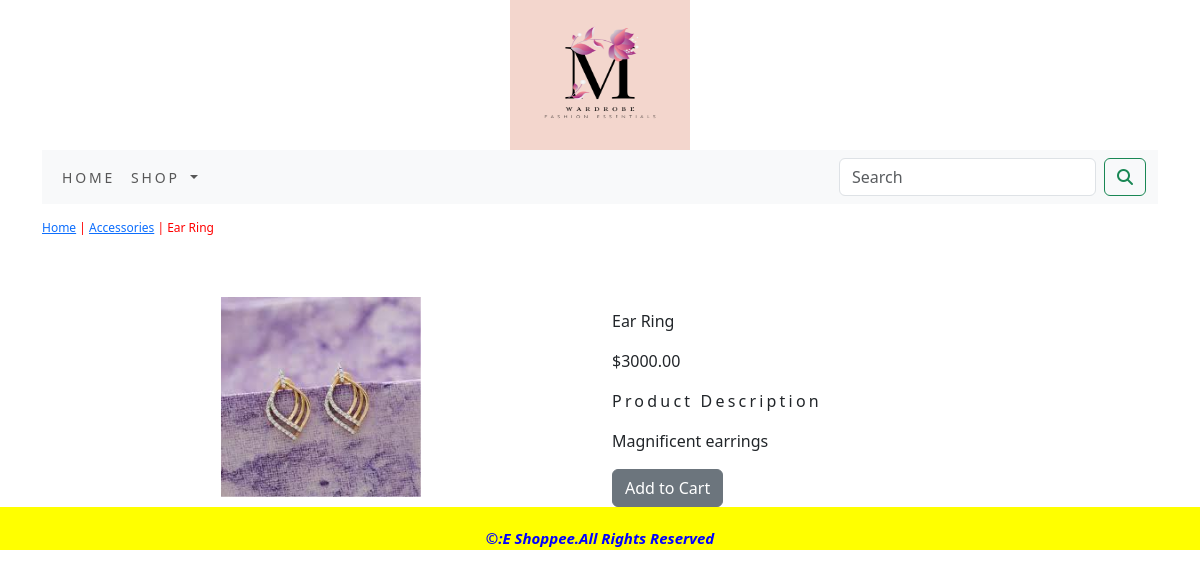
The page /shop/accessories/ear-ring/ on the database its author committed.
### shop/models.py (models this page shows, shortened)
class Product(models.Model):
    name = models.CharField(max_length=250, unique=True)
    slug = models.SlugField(max_length=250, unique=True)
    description = models.TextField(blank=True)
    image = models.ImageField(upload_to='product', blank=True)
    price=models.DecimalField(max_digits=10,decimal_places=2)
    category=models.ForeignKey(Category,on_delete=models.CASCADE)
    stock=models.IntegerField()
    available=models.BooleanField(default=True)
    created=models.DateTimeField(auto_now_add=True)
    updated=models.DateTimeField(auto_now=True)
    class Meta:
        ordering=('name',)
        verbose_name='product'
        verbose_name_plural='products'

class Category(models.Model):
    name=models.CharField(max_length=250,unique=True)
    slug=models.SlugField(max_length=250,unique=True)
    description=models.TextField(blank=True)
    image=models.ImageField(upload_to='category',blank=True)
    class Meta:
        ordering=('name',)
        verbose_name='category'
        verbose_name_plural='categories'
    def __str__(self):
        return  '{}'.format(self.name)

### shop/views.py (the view)
# urls.py: path('<slug:c_slug>/<slug:product_slug>/',views.proDetail,name='prodCatdetail'),
def proDetail(request,c_slug,product_slug):
    try:
        product=Product.objects.get(category__slug=c_slug,slug=product_slug)
    except Exception as e:
        raise e
    return render(request,'product.html',{'product':product})

### cart/context_processors.py (called while the page is built)
def counter(request):
    item_count=0
    if 'admin' in request.path:
        return {}
    else:
        try:
            cart=Cart.objects.filter(cart_id=_cart_id(request))
            cart_items=CartItem.objects.all().filter(cart=cart[:1])
            for cart_item in cart_items:
                item_count += cart_item.quantity
        except Cart.DoesNotExist:
            item_count = 0
    return dict(item_count=item_count)

### cart/views.py (called while the page is built)
def _cart_id(request):
    cart=request.session.session_key
    if not cart:
        cart=request.session.create()
    return cart

### shop/context_processors.py (called while the page is built)
def menu_links(request):
    links=Category.objects.all()
    return dict(links=links)

### templates/product.html (shortened to what this page needs)
{% extends 'base.html' %}
{% load static %}
{% block content %}
<div class="row my_prod_row_class">
  <div class="mx_auto">
    <p> <a href="{% url 'shop:allProdCat' %}">Home</a> | <a href="{{product.category.get_url}}">{{product.category}}</a> | {{product.name}}</p>
  </div>
</div>
<div class="container">
<br>
<div class="row">
  <div class="col-12 col-sm-12 col-md-12 col-lg-6 text-center">
    <div style="min-width:18rem">
      <img src="{{product.image.url}}" alt="{{product.name}}" style="width:200px;height:200px;">
    </div>
  </div>
    <div class="col-12 col-sm-12 col-md-12 col-lg-6">
    <div>
      <h1 class="my_prod_title">{{product.name}}</h1>
      <p>${{product.price}}</p>
      <p class="my_title">Product Description</p>
      <p class="text-justify my_prod_text">{{product.description}}</p>
      {% if product.stock <= 0 %}
      <p class="text-justify my_prod_text"><b> Out of Stock</b></p>
      {% else %}
      <a class="btn btn-secondary" href="{% url 'cart:add_cart' product.id %}">Add to Cart</a>
      {% endif %}
    </div>
  </div>
  </div>
</div>
{% endblock %}

### static/css/custom.css (style rules this page uses)
body { font-family: 'Josefin Sans', sans-serif; font-family: 'Noto Sans', sans-serif; }
.my_title { font-size:16px; text_transform:uppercase; letter-spacing: .2em; }
.my_prod_row_class .mx_auto { color:red; font-size:12px; text-decoration:none; }
.my_prod_row_class { padding-top:15px; padding-bottom:20px }
.my_prod_title { font-size:16px; text_transform:uppercase; padding-top:15px; padding-bottom:10px; }
.my_prod_text { padding-right:20px; }

### rows shown on the page
Product: category "Accessories", name "Ear Ring", image (picture), price "3000.00", description "Magnificent earrings"
